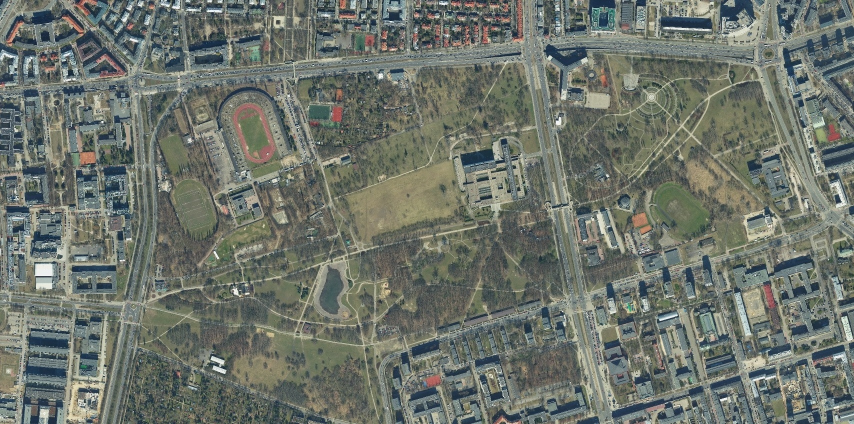
#> input picture test_images/A.jpg, 1708 x 848 px (shown at 1/2 size)
$ python -i util.py   (imports and definitions only)
#> lines starting #> are read from the running program, lines starting #| are printed output that depends on the picture; after the words box and inside, x2 and y2 are one past the last pixel; in counts of white or black regions, pixels touching at a corner belong together
#> further down, picture is the input picture: shape (848, 1708, 3); mean B, G, R 107, 115.6, 109.5
import cv2
import numpy as np
from PIL import Image, ImageTk

mask_colors = {
    "green": (87, 120, 4),
    "gray": (70, 63, 63),
}

mask_green_l = (36, 25, 25)
mask_green_u = (86, 255, 255)
mask_brown_l = (74, 74, 74)
mask_brown_u = (180, 255, 255)
mask_gray_l = (0, 10, 100)
mask_gray_u = (179, 30, 255)
mask_white_l = (0, 0, 168)
mask_white_u = (172, 111, 255)


# [38 lines left out: functions load_image, image_for_gui, scale_image, actual_area, not called in this run]


def clahe(image):
    lab_image = cv2.cvtColor(image.copy(), cv2.COLOR_BGR2LAB)
#> lab_image: shape (848, 1708, 3); mean of channels 0, 1, 2 121.3, 124.2, 131.9

    clahe = cv2.createCLAHE(clipLimit=2.0, tileGridSize=(8, 8))
    lab_image[:, :, 0] = clahe.apply(lab_image[:, :, 0])
#> lab_image: shape (848, 1708, 3); mean of channels 0, 1, 2 127.4, 124.2, 131.9

    return cv2.cvtColor(lab_image, cv2.COLOR_LAB2BGR)
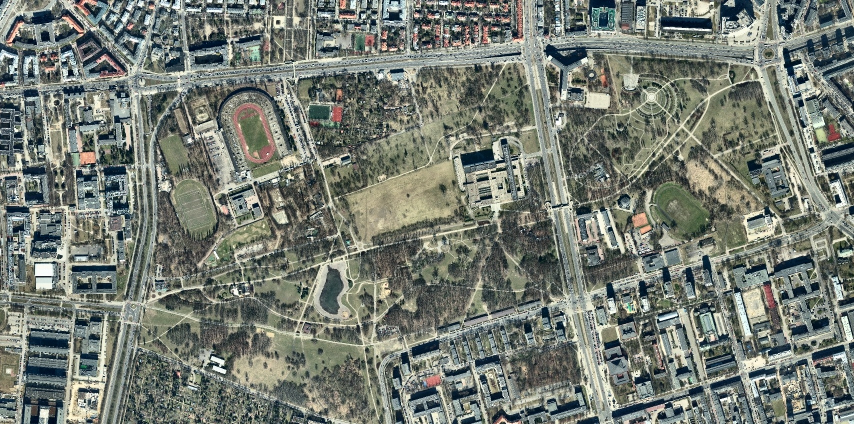
#> returned value: shape (848, 1708, 3) (shown at 1/2 size); mean B, G, R 114.7, 123.6, 117.4


def create_mask(image, low_threshold, high_threshold):
#> called with low_threshold = (36, 25, 25), high_threshold = (86, 255, 255)
    hsv = cv2.cvtColor(image, cv2.COLOR_BGR2HSV)
#> hsv: shape (848, 1708, 3); mean H, S, V 57.2, 47.7, 126.1

    mask = cv2.inRange(hsv, low_threshold, high_threshold)
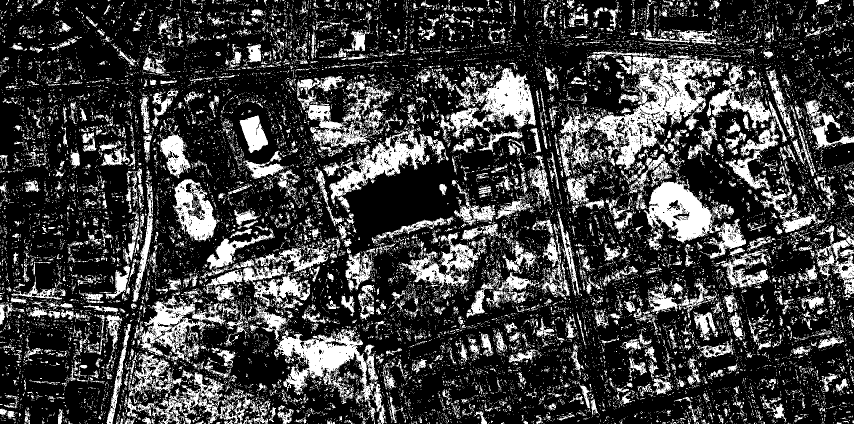
#> mask: shape (848, 1708) (shown at 1/2 size); 24.7% white; 20034 white regions (18582 under 20 px), largest, box (x1, y1, x2, y2) and area: (1161, 101, 1431, 340) 20544, (548, 658, 750, 816) 10722, (1287, 358, 1468, 487) 10052

    return mask


def mask_image(image, mask, color=(255, 255, 255)):
    image = np.zeros(image.copy().shape, np.uint8)

    image[mask > 0] = color

    return image


# [10 lines left out: function in_mask, not called in this run]


def process_image(image):
    enhanced_image = clahe(image)

    green_m = create_mask(enhanced_image, mask_green_l, mask_green_u)
    brown_m = create_mask(enhanced_image, mask_brown_l, mask_brown_u)
#> in create_mask (call 2), `mask = cv2.inRange(hsv, low_threshold, high_threshold)`: mask: shape (848, 1708); 0.69% white in thin lines or dots
    gray_m = create_mask(enhanced_image, mask_gray_l, mask_gray_u)
#> in create_mask (call 3), `mask = cv2.inRange(hsv, low_threshold, high_threshold)`: mask: shape (848, 1708); 36.6% white; 16194 white regions (15179 under 20 px), largest, box (x1, y1, x2, y2) and area: (0, 0, 1708, 848) 377952, (573, 446, 843, 795) 10219, (434, 522, 597, 674) 3752
    white_m = create_mask(enhanced_image, mask_white_l, mask_white_u)
#> call 4 of create_mask, with low_threshold = (0, 0, 168), high_threshold = (172, 111, 255)
#> in create_mask (call 4), `mask = cv2.inRange(hsv, low_threshold, high_threshold)`:
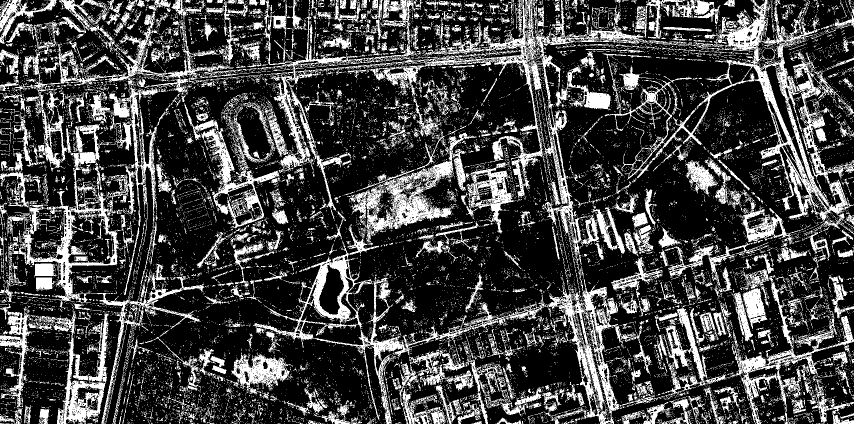
#> mask: shape (848, 1708) (shown at 1/2 size); 26.6% white; 19651 white regions (18589 under 20 px), largest, box (x1, y1, x2, y2) and area: (535, 0, 1297, 558) 34713, (1243, 0, 1708, 462) 28098, (630, 553, 1303, 848) 20414

    greens_mask = green_m + brown_m
    builds_mask = gray_m + white_m
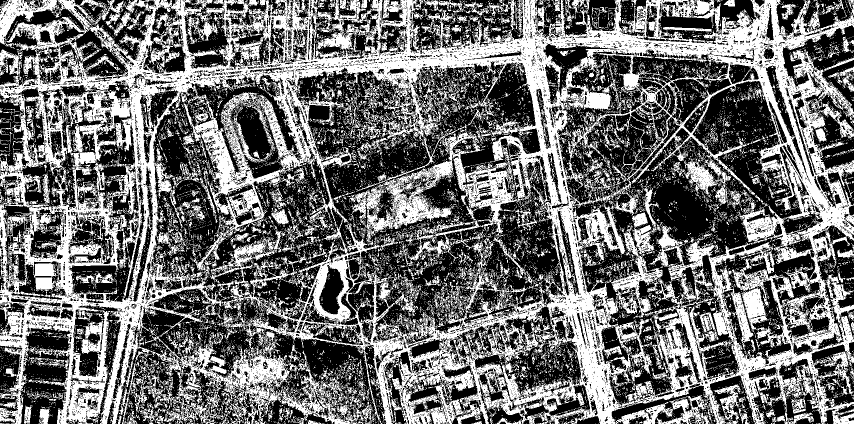
#> builds_mask: shape (848, 1708) (shown at 1/2 size); min 0, max 255, mean 112.1

    greens = mask_image(enhanced_image, greens_mask, mask_colors["green"])
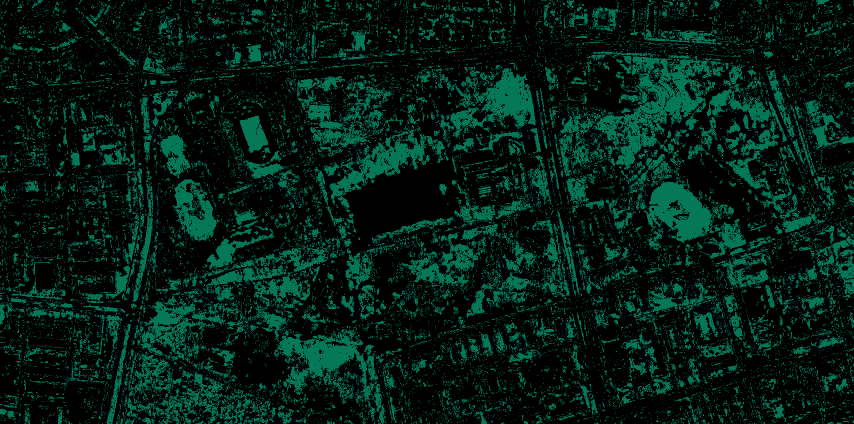
#> greens: shape (848, 1708, 3) (shown at 1/2 size); mean B, G, R 22, 30.3, 1
    builds = mask_image(enhanced_image, builds_mask, mask_colors["gray"])
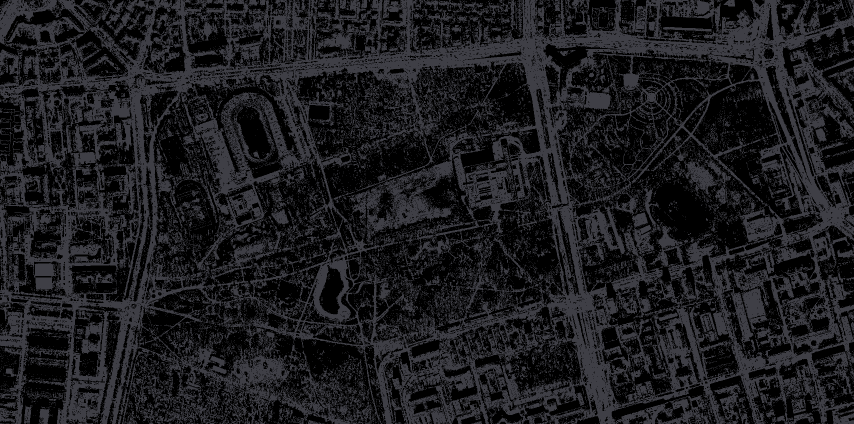
#> builds: shape (848, 1708, 3) (shown at 1/2 size); mean B, G, R 30.8, 27.7, 27.7

    processing_out = greens + builds
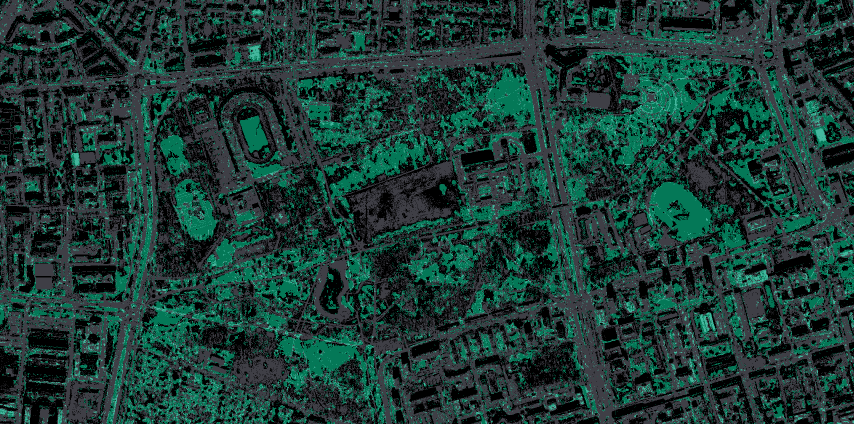
#> processing_out: shape (848, 1708, 3) (shown at 1/2 size); mean B, G, R 52.8, 58.1, 28.8

    return processing_out


# [20 lines left out: function classification_data, not called in this run]

>>> import cv2
>>> picture = cv2.imread('test_images/A.jpg')
>>> result = process_image(picture)

$ run again, on test_images/B.jpg
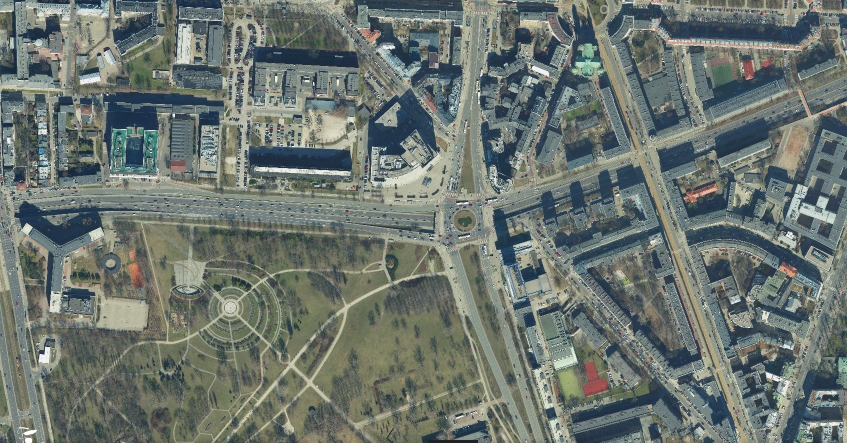
#> input picture test_images/B.jpg, 1694 x 886 px (shown at 1/2 size)
#> picture is the input picture: shape (886, 1694, 3); mean B, G, R 111.3, 117, 108.4
#> hsv: shape (886, 1694, 3); mean H, S, V 65, 59.3, 125.9
#> in create_mask, `mask = cv2.inRange(hsv, low_threshold, high_threshold)`:
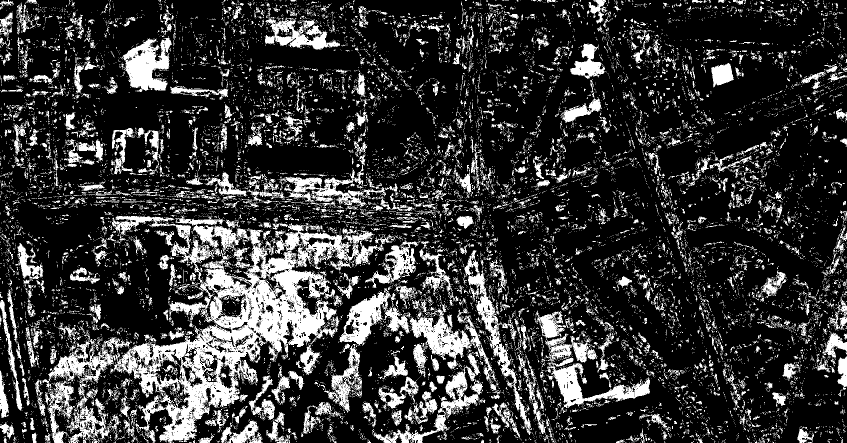
#> mask: shape (886, 1694) (shown at 1/2 size); 21.2% white; 16950 white regions (15508 under 20 px), largest, box (x1, y1, x2, y2) and area: (220, 431, 768, 886) 66296, (1090, 667, 1300, 816) 8569, (96, 660, 264, 886) 8365
#> mask: shape (886, 1694); 2.3% white in thin lines or dots
#> mask: shape (886, 1694); 34.9% white; 12408 white regions (11724 under 20 px), largest, box (x1, y1, x2, y2) and area: (0, 0, 1465, 886) 252578, (1194, 0, 1694, 886) 79655, (0, 0, 333, 262) 20196
#> mask: shape (886, 1694); 27.1% white; 17569 white regions (16827 under 20 px), largest, box (x1, y1, x2, y2) and area: (951, 0, 1694, 886) 62139, (345, 412, 1062, 886) 33689, (0, 59, 453, 886) 28595
#> in process_image, `processing_out = greens + builds`:
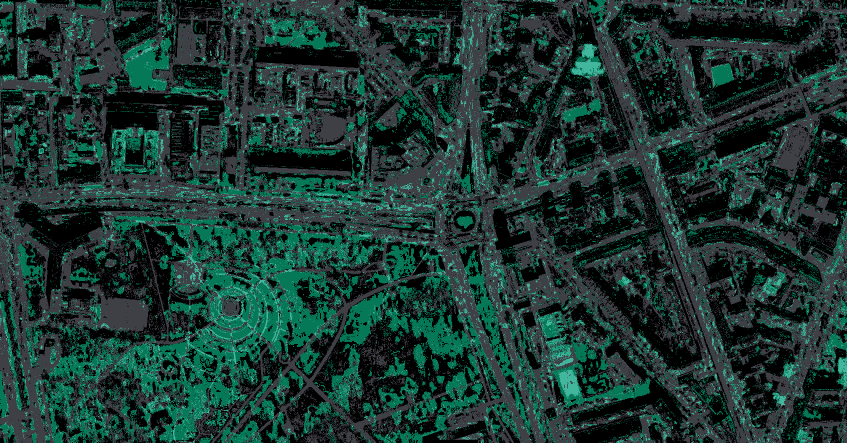
#> processing_out: shape (886, 1694, 3) (shown at 1/2 size); mean B, G, R 49.8, 54.6, 27.4

$ run again, on test_images/C.jpg
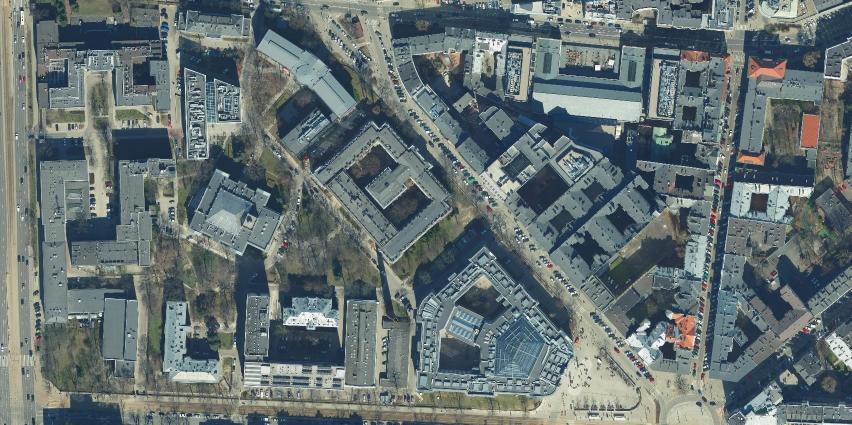
#> input picture test_images/C.jpg, 1703 x 849 px (shown at 1/2 size)
#> picture is the input picture: shape (849, 1703, 3); mean B, G, R 114.2, 113.5, 101.7
#> hsv: shape (849, 1703, 3); mean H, S, V 78.7, 70.8, 125.4
#> in create_mask, `mask = cv2.inRange(hsv, low_threshold, high_threshold)`:
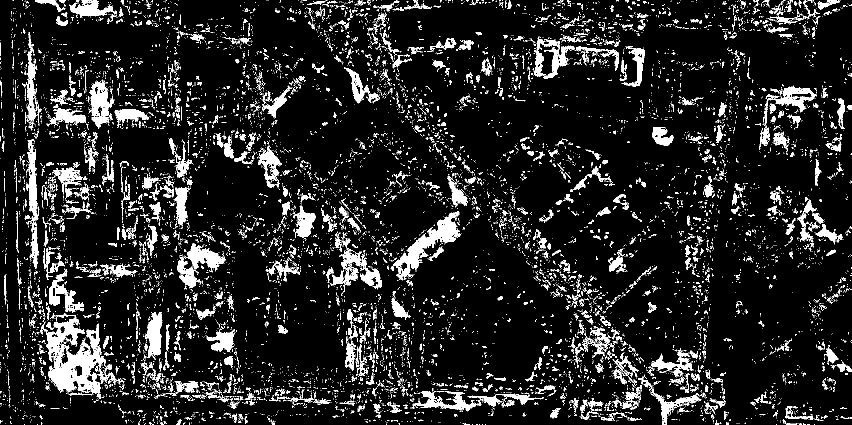
#> mask: shape (849, 1703) (shown at 1/2 size); 11.2% white; 11969 white regions (10915 under 20 px), largest, box (x1, y1, x2, y2) and area: (79, 630, 242, 798) 9789, (786, 422, 923, 561) 4514, (355, 486, 451, 576) 3189
#> mask: shape (849, 1703); 5.5% white in thin lines or dots
#> mask: shape (849, 1703); 33.8% white; 7758 white regions (7186 under 20 px), largest, box (x1, y1, x2, y2) and area: (76, 4, 1060, 818) 177504, (597, 0, 1452, 849) 88411, (0, 0, 206, 849) 41060
#> mask: shape (849, 1703); 29% white; 11114 white regions (10458 under 20 px), largest, box (x1, y1, x2, y2) and area: (610, 17, 1475, 849) 84878, (528, 226, 904, 808) 26228, (0, 0, 140, 849) 24031
#> in process_image, `processing_out = greens + builds`:
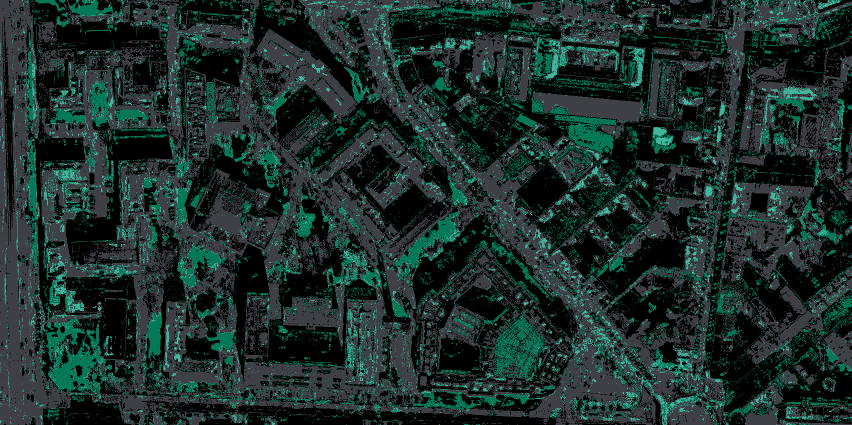
#> processing_out: shape (849, 1703, 3) (shown at 1/2 size); mean B, G, R 44.2, 46.7, 27.3
